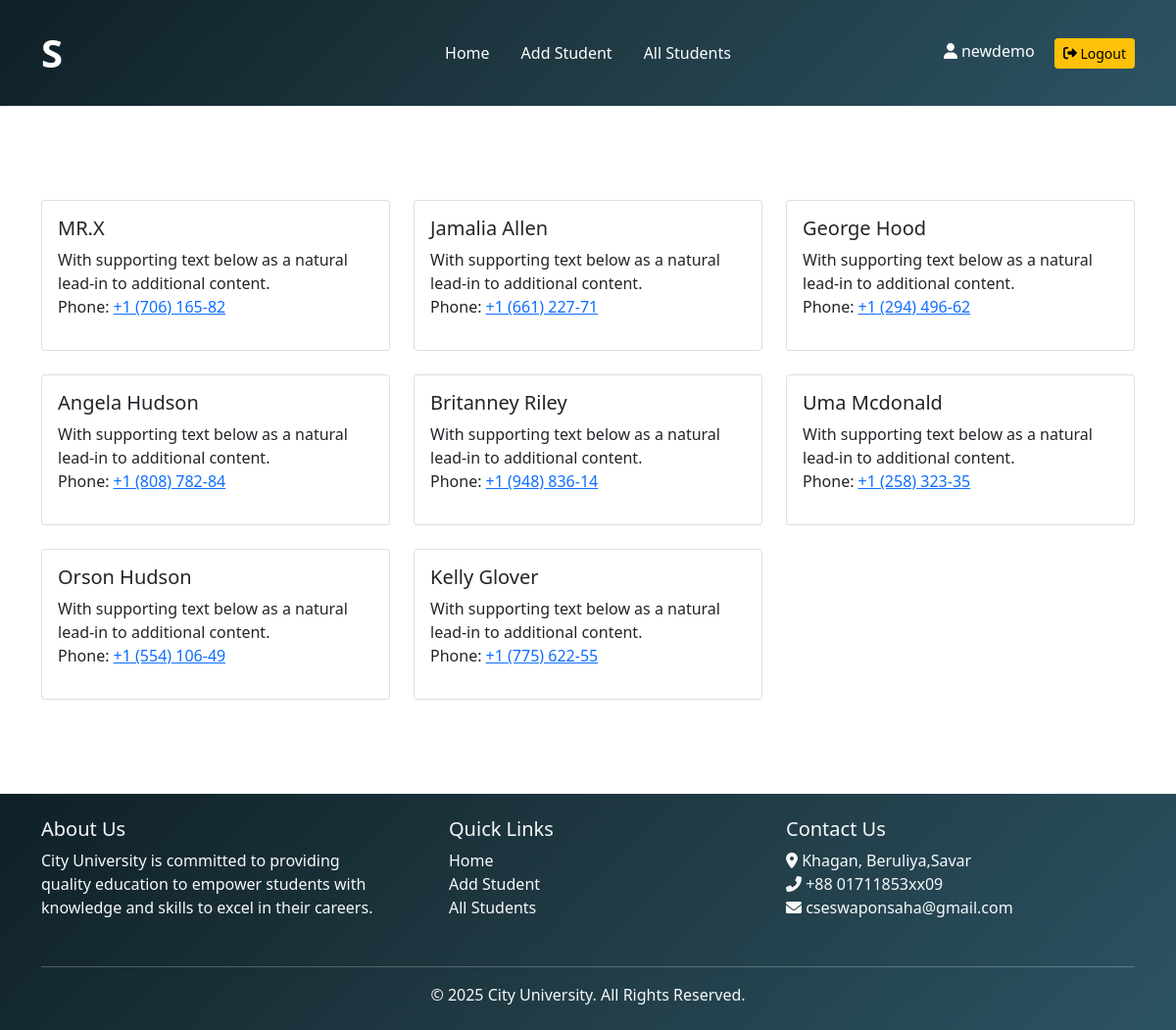
The app's page /view/home.php (signed in) with its own data.
### tables this page shows
CREATE TABLE `student` (
  `id` int(11) NOT NULL,
  `name` varchar(255) NOT NULL,
  `address` text NOT NULL,
  `phone_number` varchar(15) NOT NULL
);

### controller/studentlist.php (called while the page is built, shortened)
<?php
    include('../config/db.config.php');
    $sql = "SELECT * FROM student";
    $result = mysqli_query($db, $sql);
?>

### view/home.php (the view, shortened to what this page needs)
<?php
    include('../controller/studentlist.php');
?>
<!DOCTYPE html>
<html lang="en">
<head>
</head>
<body>
    <?php include('../shared/header.php') ?>
        <main class="my-5 py-5 container">
            <div class="row row-cols-1 row-cols-md-3 g-4">
                <?php
                    while ($row = mysqli_fetch_assoc($result)) {
                        echo '
                            <div class="col-sm-4">
                                <div class="card">
                                    <div class="card-body">
                                        <h5 class="card-title">' . htmlspecialchars($row['name']) . '</h5>
                                        <p class="card-text mb-0">With supporting text below as a natural lead-in to additional content.</p>
                                        <p>Phone: <a href="tel:' . htmlspecialchars($row['phone_number']) . '">' . htmlspecialchars($row['phone_number']) . '</a></p>
                                    </div>
                                </div>
                            </div>
                        ';
                    }
                ?>
            </div>
        </main>
   <?php include('../shared/footer.php') ?>
</body>
</html>

### style/header.css (style rules this page uses)
body { overflow-x: hidden; }

### records on screen
student: name "MR.X", phone_number "+1 (706) 165-82"
student: name "Jamalia Allen", phone_number "+1 (661) 227-71"
student: name "George Hood", phone_number "+1 (294) 496-62"
student: name "Angela Hudson", phone_number "+1 (808) 782-84"
student: name "Britanney Riley", phone_number "+1 (948) 836-14"
student: name "Uma Mcdonald", phone_number "+1 (258) 323-35"
student: name "Orson Hudson", phone_number "+1 (554) 106-49"
student: name "Kelly Glover", phone_number "+1 (775) 622-55"

### other values on screen
$username "newdemo"
